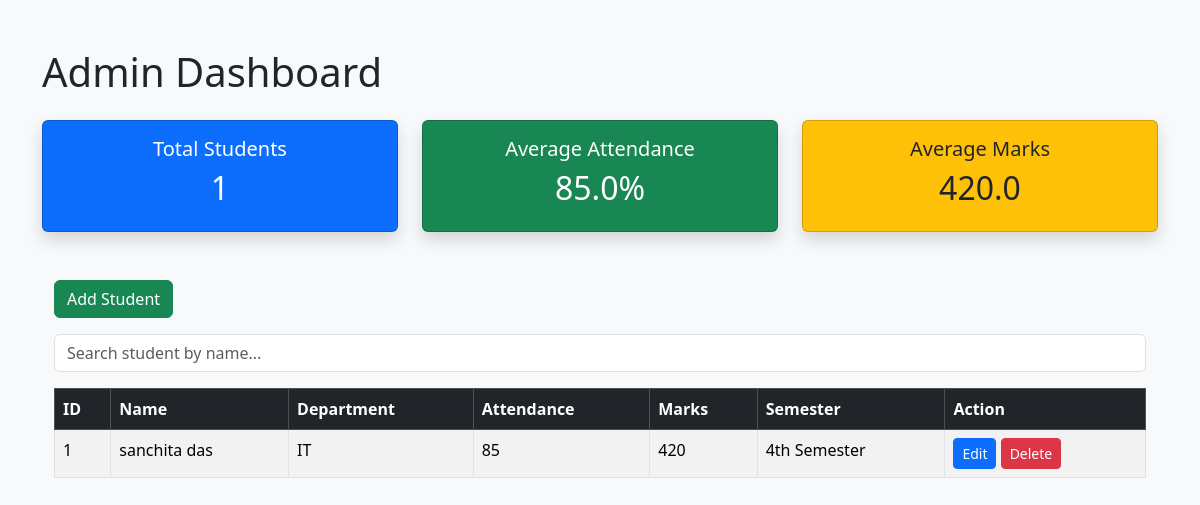
The page /admin on the database its author committed.
### models.py (models this page shows)
class Student(db.Model):
    id = db.Column(db.Integer, primary_key=True)
    name = db.Column(db.String(100), nullable=False)
    email = db.Column(db.String(100), unique=True, nullable=False)
    department = db.Column(db.String(100))
    password = db.Column(db.String(100), nullable=False)
    attendance = db.Column(db.Integer, default=85)
    marks = db.Column(db.Integer, default=420)
    courses = db.Column(db.Integer, default=5)
    semester = db.Column(db.String(50), default="4th Semester")

### app.py (the view)
@app.route("/admin")
def admin():
    search = request.args.get("search")
    if search:
        students = Student.query.filter(
            Student.name.contains(search)
        ).all()
    else:
        students = Student.query.all()
    total_students = len(students)
    if total_students > 0:
        avg_attendance = sum(s.attendance for s in students) / total_students
        avg_marks = sum(s.marks for s in students) / total_students
    else:
        avg_attendance = 0
        avg_marks = 0
    return render_template(
        "admin_dashboard.html",
        students=students,
        total_students=total_students,
        avg_attendance=round(avg_attendance, 1),
        avg_marks=round(avg_marks, 1)
    )

### templates/admin_dashboard.html (shortened to what this page needs)
<!DOCTYPE html>
<html>
<head>
    <link href="https://cdn.jsdelivr.net/npm/bootstrap@5.3.3/dist/css/bootstrap.min.css" rel="stylesheet">
</head>
<body class="bg-light">
<div class="container mt-5">
    <h1 class="mb-4">Admin Dashboard</h1>
    <div class="row mb-4">
    <div class="col-md-4">
        <div class="card bg-primary text-white shadow">
            <div class="card-body text-center">
                <h5>Total Students</h5>
                <h2>{{ total_students }}</h2>
            </div>
        </div>
    </div>
    <div class="col-md-4">
        <div class="card bg-success text-white shadow">
            <div class="card-body text-center">
                <h5>Average Attendance</h5>
                <h2>{{ avg_attendance }}%</h2>
            </div>
        </div>
    </div>
    <div class="col-md-4">
        <div class="card bg-warning text-dark shadow">
            <div class="card-body text-center">
                <h5>Average Marks</h5>
                <h2>{{ avg_marks }}</h2>
            </div>
        </div>
    </div>
</div>
    <div class="container mt-5">
    <a href="/register" class="btn btn-success mb-3">
    Add Student
</a>
<form method="GET" action="/admin" class="mb-3">
    <input
        type="text"
        name="search"
        class="form-control"
        placeholder="Search student by name..."
    >
</form>
    <table class="table table-bordered table-striped">
        <thead class="table-dark">
            <tr>
                <th>ID</th>
                <th>Name</th>
                <th>Department</th>
                <th>Attendance</th>
                <th>Marks</th>
                <th>Semester</th>
                <th>Action</th>
            </tr>
        </thead>
        <tbody>
            {% for student in students %}
            <tr>
                <td>{{ student.id }}</td>
                <td>{{ student.name }}</td>
                <td>{{ student.department }}</td>
                <td>{{ student.attendance }}</td>
                <td>{{ student.marks }}</td>
                <td>{{ student.semester }}</td>
  <td>
    <a href="/edit_student/{{ student.id }}"
       class="btn btn-primary btn-sm">
       Edit
    </a>
    <a href="/delete_student/{{ student.id }}"
       class="btn btn-danger btn-sm">
       Delete
    </a>
</td>
            </tr>
            {% endfor %}
        </tbody>
    </table>
</div>
</body>
</html>

### rows shown on the page
Student: id "1", name "sanchita das", department "IT", attendance "85", marks "420", semester "4th Semester"

### other values the page prints
{{ total_students }} "1"
{{ avg_attendance }} "85.0"
{{ avg_marks }} "420.0"
